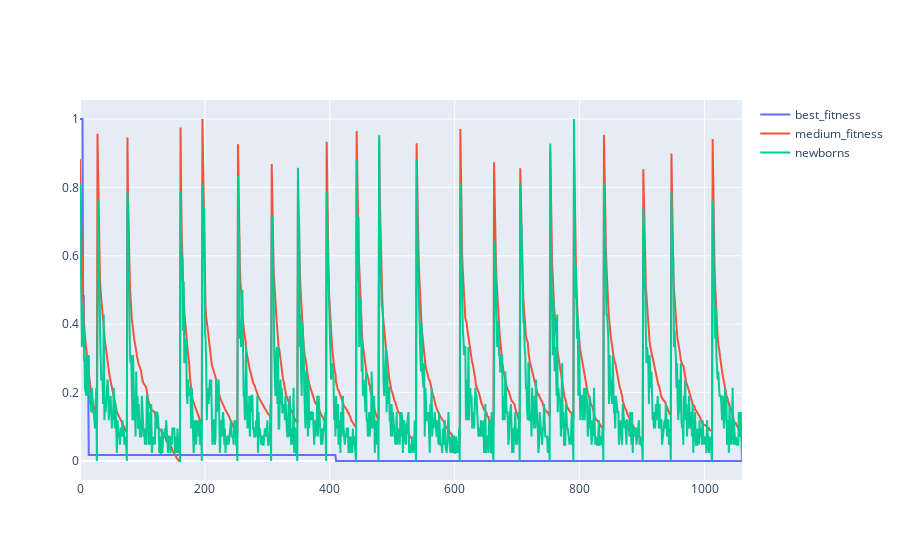

Notebook cell for this chart:
### Code cell


### Figure 1 — Plotly figure (JSON) as saved in the notebook; plotly's stock layout.template omitted (floating-point values rounded to 4 significant figures; data arrays with more than 128 entries replaced by an {"elided": "..."} marker saying what was removed)
{"data": [{"name": "best_fitness", "type": "scatter", "x": {"elided": "1061 int values"}, "y": {"elided": "1061 float values"}}, {"name": "medium_fitness", "type": "scatter", "x": {"elided": "1061 int values"}, "y": {"elided": "1061 float values"}}, {"name": "newborns", "type": "scatter", "x": {"elided": "1061 int values"}, "y": {"elided": "1061 float values"}}], "layout": {}}
